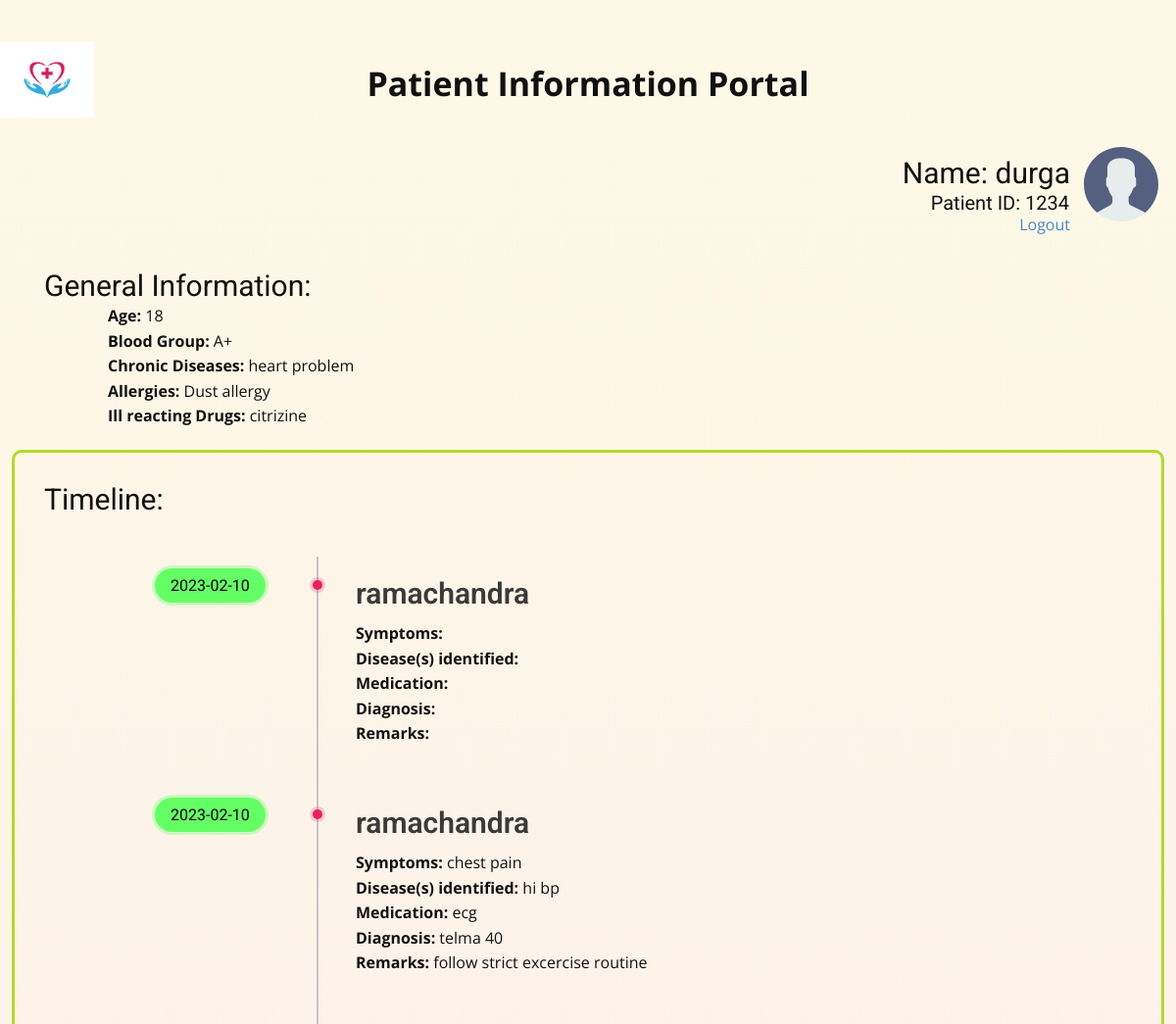
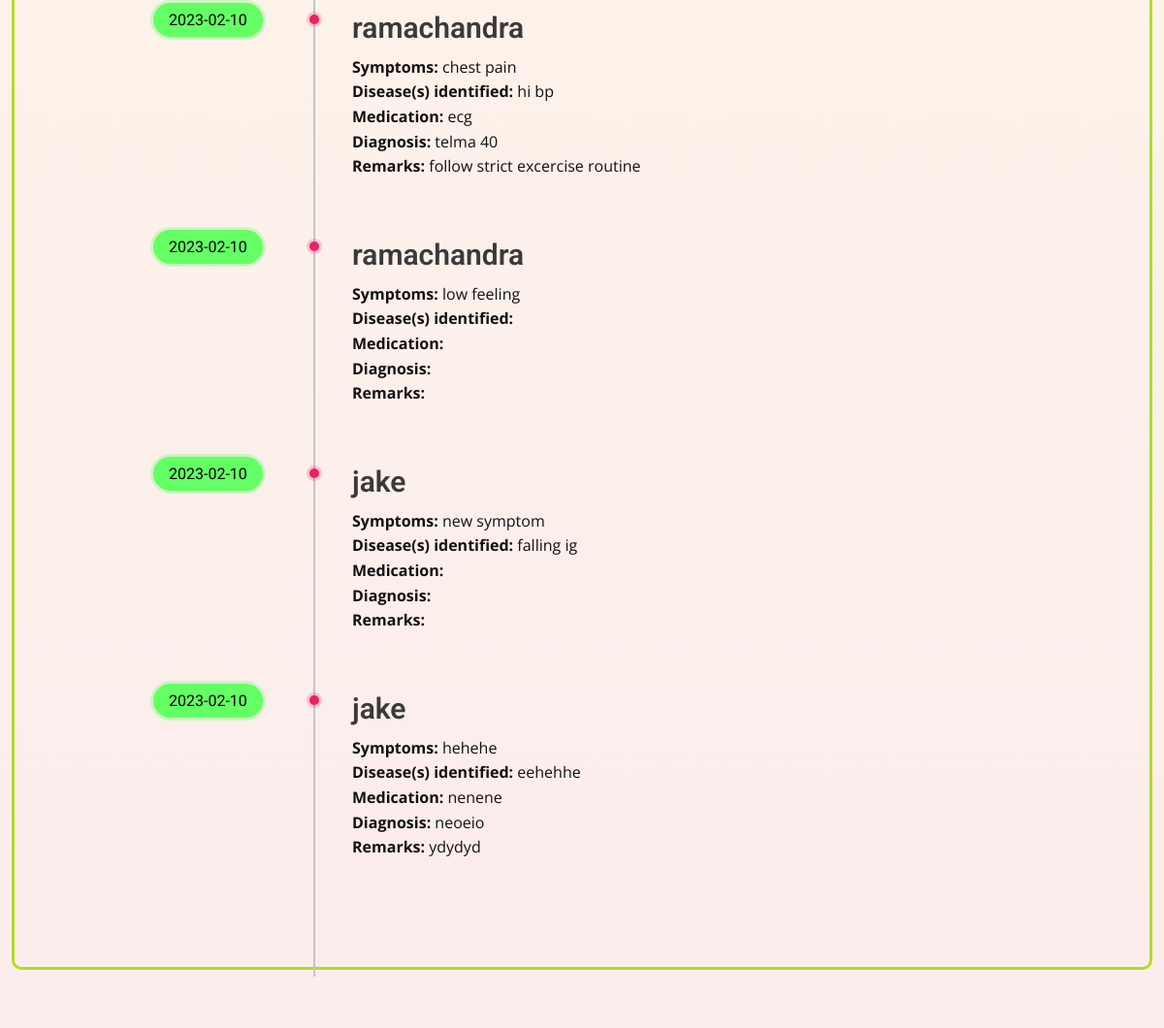
The app's page /plogged (signed in) with its own data (2 pictures, top to bottom).
### tables this page shows
CREATE TABLE patients (id INTEGER,name VARCHAR(30), password VARCHAR(30), age INTEGER, bloogroup VARCHAR(5), chronic varchar(50), allergies VARCHAR(50), illdrugs VARCHAR(50));

### app.py (the view)
@app.route('/plogged')
def plogged():
    pid = session["pid"]
    pid = int(pid)
    name=''
    age=''
    bldgrp=''
    chronic=''
    allergies=''
    illdrugs=''
    history=None
    name = cur.execute('select name from patients where id=?',(pid,)).fetchone()[0]
    age = cur.execute('select age from patients where id=?',(pid,)).fetchone()[0]
    bldgrp = cur.execute('select bloogroup from patients where id=?',(pid,)).fetchone()[0]
    allergies = cur.execute('select allergies from patients where id=?',(pid,)).fetchone()[0]
    illdrugs = cur.execute('select illdrugs from patients where id=?',(pid,)).fetchone()[0]
    chronic = cur.execute('select chronic from patients where id=?',(pid,)).fetchone()[0]
    history = getMedicalHistory(pid)
    return render_template("pdashboard.html",name=name,pid=pid,bldgrp=bldgrp,allergies=allergies,illdrugs=illdrugs,age=age,chronic=chronic,history=history)

### dbmanager.py (called while the page is built)
def getMedicalHistory(id):
    mconn = sqlite3.connect("medicalevents.db")
    mcur = mconn.cursor()
    data = mcur.execute(f"SELECT * FROM {'patient'+str(id)}").fetchall()
    mconn.close()
    return data

### templates/pdashboard.html (shortened to what this page needs)
<!DOCTYPE html>
<html style="font-size: 16px;" lang="en">
<head>
    <link rel="stylesheet" href="static/styles/nicepage.css" media="screen">
    <link rel="stylesheet" href="static/styles/index.css" media="screen">
    <link rel="stylesheet" href="static/styles/login.css" media="screen">
    <link rel="stylesheet" href="static/styles/timeline.css" media="screen">
</head>
 <body class="u-body u-xl-mode" data-lang="en">
  <header class="u-clearfix u-header u-header" id="sec-8771">
    <div class="u-clearfix u-sheet u-sheet-1">
      <a class="u-image u-logo u-image-1">
        <img src="static/styles/logo.png" width=75px height=75px class="u-logo-image u-logo-image-1">
      </a>
      <p class="u-text u-text-default u-text-1">Patient Information Portal<br></p>
    </div>
  </header>
    <section class="u-clearfix u-section-1" id="sec-dbd3">
      <div class="u-clearfix u-sheet u-sheet-1">
        <div class="u-clearfix u-expanded-width u-gutter-0 u-layout-wrap u-layout-wrap-1">
          <div class="u-layout">
            <div class="u-layout-row">
              <div class="u-container-style u-layout-cell u-size-28 u-layout-cell-1">
              </div>
              <div class="u-container-style u-layout-cell u-size-27 u-layout-cell-2">
                <div class="u-container-layout u-container-layout-2">
                  <h3 class="u-text u-text-default u-text-3">Name: {{name}}</h3>
                  <h5 class="u-text u-text-default u-text-4">Patient ID: {{pid}}</h5>
                </div>
              </div>
              <div class="u-container-style u-layout-cell u-size-5 u-layout-cell-3">
                <div class="u-container-layout u-valign-middle u-container-layout-3">
                  <span class="u-icon u-icon-1">
                    <svg class="u-svg-link" preserveAspectRatio="xMidYMin slice" width="72px" height="72px" viewBox="0 0 53 53">
                      <use xlink:href="#svg-2132"></use></svg>
                    </span>
                  </div>
                </div>
              </div>
              <a style="float: right; margin-top: -10px; margin-right: 9%;" href="/plogout">Logout</a>
          </div>
        </div>
      </div>
    </section>
    <section class="u-clearfix u-section-2" id="sec-b783">
      <div class="u-clearfix u-sheet u-sheet-1">
        <div class="u-container-style u-group u-shape-rectangle u-group-1">
          <div class="u-container-layout u-container-layout-1">
            <h3 class="u-text u-text-default u-text-1">General Information:<br></h3>
            <ul class="u-text u-text-default u-text-2" style="list-style-type:none;">
              <li><strong>Age:</strong> {{age}}</li>
              <li><strong>Blood Group:</strong> {{bldgrp}}</li>
              <li><strong>Chronic Diseases:</strong> {{chronic}}</li>
              <li><strong>Allergies:</strong> {{allergies}}</li>
              <li><strong>Ill reacting Drugs:</strong> {{illdrugs}}</li>
            </ul>
          </div>
        </div>
      </div>
      <div class="u-border-3 u-border-custom-color-1 u-container-style u-group u-radius-10 u-shape-round u-group-2">
        <div class="u-container-layout u-container-layout-2">
          <h3 class="u-text u-text-default u-text-3">Timeline:<br></h3>
          <div class="timeline">
            <ul>
              {% for event in history %}
              <li>
                <div class="content">
                  <h3>{{event[0]}}</h3>
                  <p>
                    <strong>Symptoms:</strong> {{event[1]}}<br>
                    <strong>Disease(s) identified:</strong> {{event[2]}}<br>
                    <strong>Medication:</strong> {{event[3]}}<br>
                    <strong>Diagnosis:</strong> {{event[4]}}<br>
                    <strong>Remarks:</strong> {{event[5]}}<br>
                  </p>
                </div>
                <div class="time">
                  <h4>{{event[6][:10]}}</h4>
                </div>
              </li>
              {% endfor %}
            </ul>
        </div>
      </div>
    </section>
</body></html>

### static/styles/index.css (style rules this page uses)
.u-section-1 .u-sheet-1 { min-height: 79px; }
.u-section-1 .u-layout-wrap-1 { margin-top: 1px; margin-bottom: 1px; }
.u-section-1 .u-layout-cell-1 { min-height: 78px; }
.u-section-1 .u-layout-cell-2 { min-height: 78px; }
.u-section-1 .u-container-layout-2 { padding: 5px 8px; }
.u-section-1 .u-text-3 { margin: 5px 0 0 auto; }
.u-section-1 .u-text-4 { margin: 0 1px 0 auto; }
.u-section-1 .u-layout-cell-3 { min-height: 78px; }
.u-section-1 .u-container-layout-3 { padding: 0 6px; }
.u-section-1 .u-icon-1 { width: 76px; height: 76px; margin: 0 auto 0 0; padding: 0; }
.u-section-2 .u-sheet-1 { min-height: 79px; }
.u-section-2 .u-group-1 { min-height: 180px; margin-top: 0; margin-bottom: 0; height: auto; }
.u-section-2 .u-container-layout-1 { padding-left: 0; padding-right: 0; }
.u-section-2 .u-text-1 { margin: 30px 45px 0; }
.u-section-2 .u-text-2 { margin: 0 auto 0 90px; }
.u-section-2 .u-group-2 { width: 1176px; min-height: 357px; height: auto; margin: 21px auto 60px; }
.u-section-2 .u-container-layout-2 { padding: 30px; }
.u-section-2 .u-text-3 { margin-bottom: 0; margin-top: 0; }

### static/styles/timeline.css (style rules this page uses)
body { padding:0; margin:0; font-family: 'Montserrat', sans-serif; }
.timeline { position:relative; padding:40px 0; width:1000px; margin-left: -20%; box-sizing:border-box; }
.timeline:before { content:''; position:absolute; left:50%; width:2px; height:100%; background:#c5c5c5; }
.timeline ul { padding:0; margin:0; }
.timeline ul li { list-style:none; position:relative; width:50%; padding:20px 40px; box-sizing:border-box; float:right; text-align:left; clear:both; }
.content { padding-bottom:20px; width: 160%; }
.timeline ul li:before { content:''; position:absolute; width:10px; height:10px; top:24px; left:-4px; background:rgba(233,33,99,1); border-radius:50%; box-shadow:0 0 0 3px rgba(233,33,99,0.2); }
.timeline ul li h3 { padding:0; margin:0; color: #3a3a3a; font-weight:600; }
.timeline ul li p { margin:10px 0 0; padding:0; }
.timeline ul li .time h4 { margin:0; padding:0; font-size:16px; }
.timeline ul li .time { position:absolute; top:12px; left:-165px; margin:0; padding:8px 16px; background:rgba(100,255,100,1); color:#000; font-size: 20px; border-radius:18px; box-shadow:0 0 0 3px rgba(100,255,100,0.3); }

### records on screen
patients: name "durga", bloogroup "A+", chronic "heart problem", allergies "Dust allergy", illdrugs "citrizine"

### other values on screen
{{ pid }} "1234"
{{ age }} "18"
{{ event[0] }} "ramachandra" "ramachandra" "ramachandra" "ramachandra" "jake" "jake"
{{ event[6][:10] }} "2023-02-10" "2023-02-10" "2023-02-10" "2023-02-10" "2023-02-10" "2023-02-10"
{{ event[1] }} "chest pain" "chest pain" "low feeling" "new symptom" "hehehe"
{{ event[2] }} "hi bp" "hi bp" "falling ig" "eehehhe"
{{ event[3] }} "ecg" "ecg" "nenene"
{{ event[4] }} "telma 40" "telma 40" "neoeio"
{{ event[5] }} "follow strict excercise routine" "follow strict excercise routine" "ydydyd"
